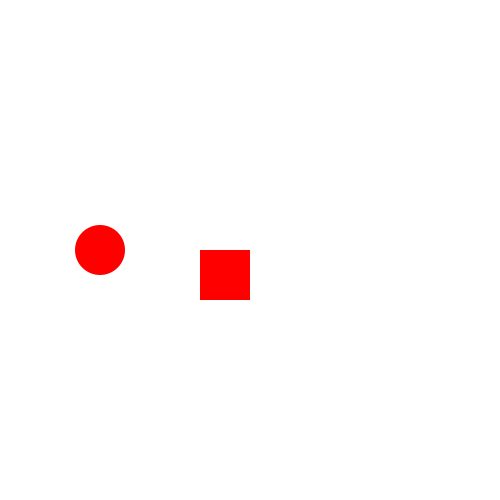
Frame 1 (no input)
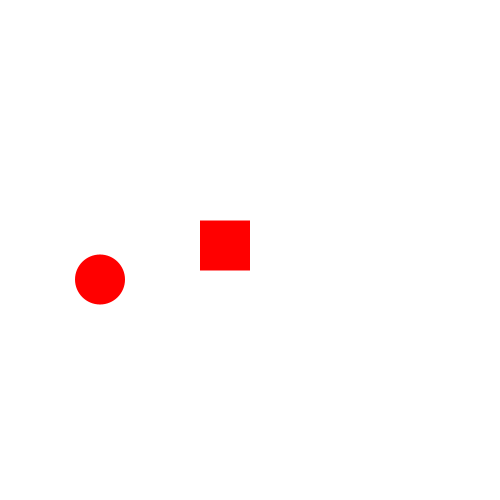
Frame 60 (the mouse pressed at the canvas centre just before this capture)
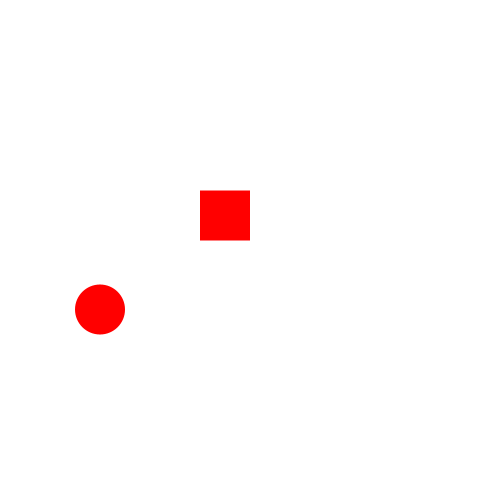
Frame 120 (the mouse held since frame 60 and released just before this capture)

The Processing sketch that drew these frames (run headless with seeded random() and noise(); from frame 60 on, the mouse is pressed at the canvas centre):

// Processing sketch: TimedMoving
// ── TimedMoving.pde
float x1 = 100;
float x2 = 100;
float y1= 250;
float y2 = 250;

int time1 = 3000; //interval 3 seconds
int time2 = 6000; //interval 6 seconds
int time3 = 9000; //interval 9 seconds

int currentTime;
int passedTime;
int savedTime = 0; //restart every time interval is achieved to start counting again

void setup(){
  size(500, 500);
  noStroke();
}
//updown left right right left, white red blue, changes speed
void draw(){
  currentTime = millis(); //has to be declared inside draw
  passedTime = currentTime - savedTime;
  if (passedTime < time1){
    background(255);
    fill(255, 0, 0);
    ellipse(100, y1, 50, 50);
    rect(200, y2, 50, 50);
    y1 += 0.5;//move ellipse down
    y2 -= 0.5;//move rectangle up
  }
  if ((passedTime > time1) && (passedTime < time2)){
    background(255, 0, 0);
    fill(255);
    ellipse(x1, 300, 50, 50);
    rect(x2+100, 300, 50, 50);
    x1 += 0.5;
    x2 -= 0.5;
  }
  if ((passedTime > time2) && (passedTime < time3)){
    background(0, 0, 255); 
    fill(255, 0, 0);
    ellipse(x1+100, 300, 50, 50);
    rect(x2+150, 300, 50, 50);
    x1 -= 0.5;
    x2 += 0.5;
  }
  if (passedTime >= time3){
    x1 = 100; //reset initial values
    x2 = 100;
    y1 = 250;
    y2 = 250;
    savedTime = millis();
  }
}
